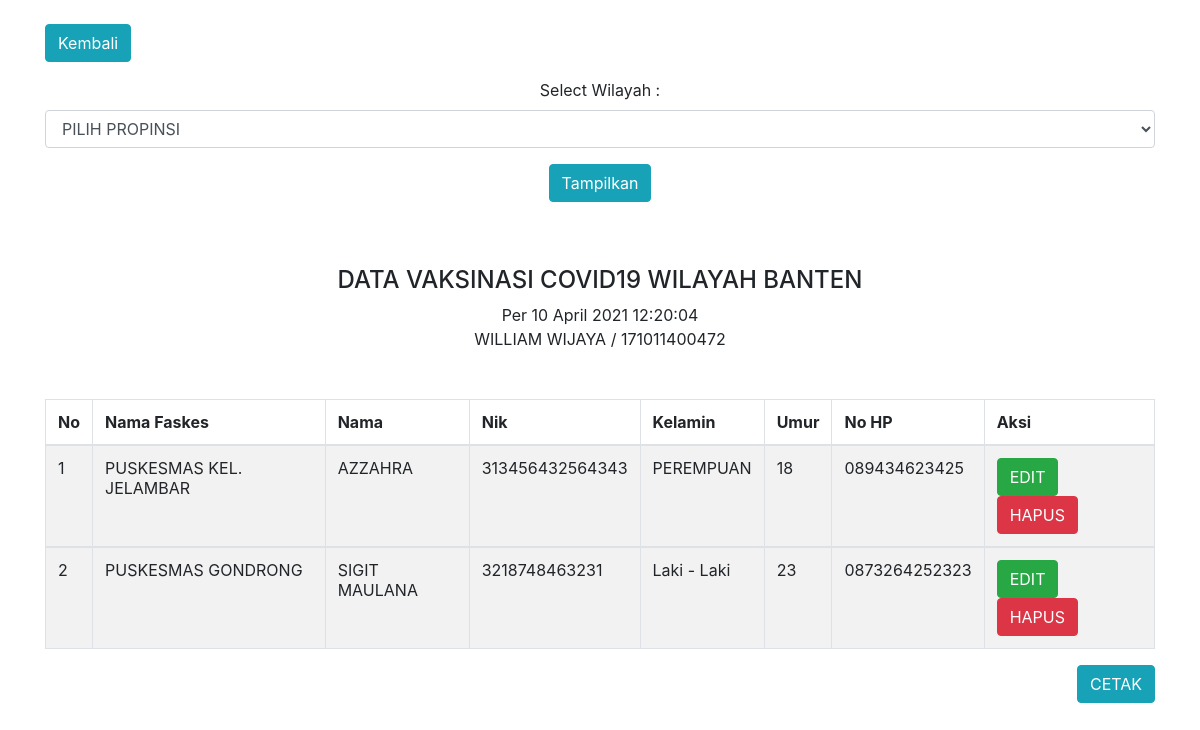
/tampil.php?propinsi=BANTEN (signed in), run on the app's committed database.
### tables this page shows
CREATE TABLE `data_pendaftar` (
  `nik` char(16) NOT NULL,
  `nama_pendaftar` varchar(30) NOT NULL,
  `kelamin` varchar(12) NOT NULL,
  `tgl_lahir` date NOT NULL,
  `umur` varchar(3) NOT NULL,
  `alamat` varchar(30) NOT NULL,
  `no_hp` varchar(15) NOT NULL,
  `wilayah` varchar(20) NOT NULL,
  `nama_faskes` varchar(30) NOT NULL
);

### tampil.php (the view, shortened to what this page needs)
  <?php
    include "koneksi.php";
  ?>
<html>
<head>
    <link rel="stylesheet" href="bootstrap/css/bootstrap.min.css">
    <link rel="stylesheet" href="https://maxcdn.bootstrapcdn.com/bootstrap/4.3.1/css/bootstrap.min.css">
</head>
<body>
  <div class="container">
    <br>
    <div class="form-group">
        <a href="index.php"><button class="btn btn-info">Kembali</button></a>
    </div>
    <form action="<?php echo $_SERVER["PHP_SELF"];?>" method="get">
    <div class="form-group">
        <div align="center"><label for="sel1">Select Wilayah :</label></div>
        <select class="form-control" name="propinsi">
		<option value="">PILIH PROPINSI</option>
            <?php
            $sql="select * from propinsi order by name asc";
            $hasil=mysqli_query($con,$sql);
            while ($data = mysqli_fetch_array($hasil)) {
            if (isset($_GET['propinsi'])) {
                $wilayah = trim($_GET['propinsi']);
            }
            ?>
            <?php
    }
  ?>
        </select>
    </div>
    <div align="center" class="form-group">
        <input type="submit" class="btn btn-info" value="Tampilkan">
    </div>
    </form>
    <br>
    <br>
    <?php
      if (isset($_GET['propinsi'])) {
                ?><h4 align="center">DATA VAKSINASI COVID19 WILAYAH <?php echo $_GET['propinsi']?> </h4>
                <?php
            }else{
              $wilayah='-';
            }
     ?>
    <div align="center"><?php echo "Per " . date("d F Y H:i:s") . "<br>"; ?></div>
    <div align="center"><?php echo $_SESSION['nama'];?> / <?php echo $_SESSION['nim'];?></div>
    <br>
    <div class="table-responsive">
        <table class="table table-bordered table-striped">
        <br>
        <thead>
        <tr>
            <th>No</th>
            <th>Nama Faskes</th>
            <th>Nama</th>
            <th>Nik</th>
            <th>Kelamin</th>
            <th>Umur</th>
            <th>No HP</th>
            <th>Aksi</th>
        </tr>
        </thead>
        <?php
        if (isset($_GET['propinsi'])) {
            $sql="select * from data_pendaftar where wilayah='$wilayah' order by nik asc";
        }else {
            $sql="select * from data_pendaftar order by nik asc";
        }
        $hasil=mysqli_query($con,$sql);
        $no=0;
        if (isset($_GET['propinsi'])) {
                ?>
                <?php
                while ($data = mysqli_fetch_array($hasil)) {
            $no++;
            ?>
            <tbody>
            <tr>
                <td><?php echo $no;?></td>
                <td><?php echo $data["nama_faskes"]; ?></td>
                <td><?php echo $data["nama_pendaftar"];   ?></td>
                <td><?php echo $data["nik"];   ?></td>
                <td><?php echo $data["kelamin"];   ?></td>
                <td><?php echo $data["umur"];   ?></td>
                <td><?php echo $data["no_hp"];   ?></td>
                <td>
                  <a href="edit.php?nik=<?php echo $data['nik']; ?>"><button class="btn btn-success">EDIT</button></a> &nbsp
                  <a href="hapus.php?nik=<?php echo $data['nik']; ?>"><button class="btn btn-danger">HAPUS</button></a>
                </td>
            </tr>
            </tbody>
            <?php
        }
            }else{
            }
        ?>
    </table>
     <div align="right" class="form-group">
        <a href="cetak.php?wilayah=<?php echo $_GET['propinsi']; ?>"><button class="btn btn-info">CETAK</button></a>
    </div>
    </div>
</body>
</html>

### data on the page
data_pendaftar: nama_faskes "PUSKESMAS KEL. JELAMBAR", nama_pendaftar "AZZAHRA", nik "313456432564343", kelamin "PEREMPUAN", umur "18", no_hp "089434623425"
data_pendaftar: nama_faskes "PUSKESMAS GONDRONG", nama_pendaftar "SIGIT MAULANA", nik "3218748463231", kelamin "Laki - Laki", umur "23", no_hp "0873264252323"

### other printed values
$_GET['propinsi'] "BANTEN"
$_SESSION['nama'] "WILLIAM WIJAYA"
$_SESSION['nim'] "171011400472"
